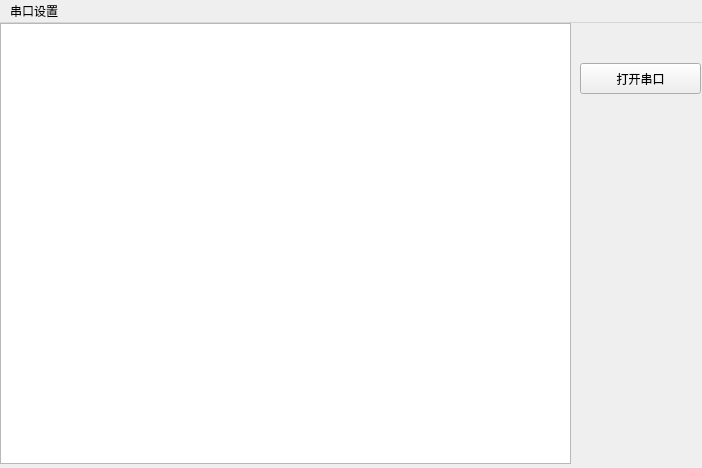
<?xml version="1.0" encoding="UTF-8"?>
<ui version="4.0">
 <class>SerialCRT</class>
 <widget class="QMainWindow" name="SerialCRT">
  <property name="geometry">
   <rect>
    <x>0</x>
    <y>0</y>
    <width>702</width>
    <height>468</height>
   </rect>
  </property>
  <property name="windowTitle">
   <string>SerialCRT</string>
  </property>
  <widget class="QWidget" name="centralWidget">
   <widget class="QTextBrowser" name="textBrowser">
    <property name="geometry">
     <rect>
      <x>0</x>
      <y>0</y>
      <width>571</width>
      <height>441</height>
     </rect>
    </property>
   </widget>
   <widget class="QPushButton" name="openBtn">
    <property name="geometry">
     <rect>
      <x>580</x>
      <y>40</y>
      <width>121</width>
      <height>31</height>
     </rect>
    </property>
    <property name="text">
     <string>打开串口</string>
    </property>
   </widget>
   <widget class="QWidget" name="">
    <property name="geometry">
     <rect>
      <x>580</x>
      <y>10</y>
      <width>119</width>
      <height>22</height>
     </rect>
    </property>
    <layout class="QHBoxLayout" name="horizontalLayout">
     <item>
      <widget class="QLabel" name="label">
       <property name="text">
        <string>端 口：</string>
       </property>
      </widget>
     </item>
     <item>
      <widget class="QComboBox" name="comboBox"/>
     </item>
    </layout>
   </widget>
  </widget>
  <widget class="QMenuBar" name="menuBar">
   <property name="geometry">
    <rect>
     <x>0</x>
     <y>0</y>
     <width>702</width>
     <height>23</height>
    </rect>
   </property>
   <widget class="QMenu" name="menu">
    <property name="title">
     <string>串口设置</string>
    </property>
    <addaction name="actionopen"/>
   </widget>
   <addaction name="menu"/>
  </widget>
  <action name="actionopen">
   <property name="text">
    <string>打开串口</string>
   </property>
  </action>
 </widget>
 <layoutdefault spacing="6" margin="11"/>
 <resources/>
 <connections/>
</ui>
